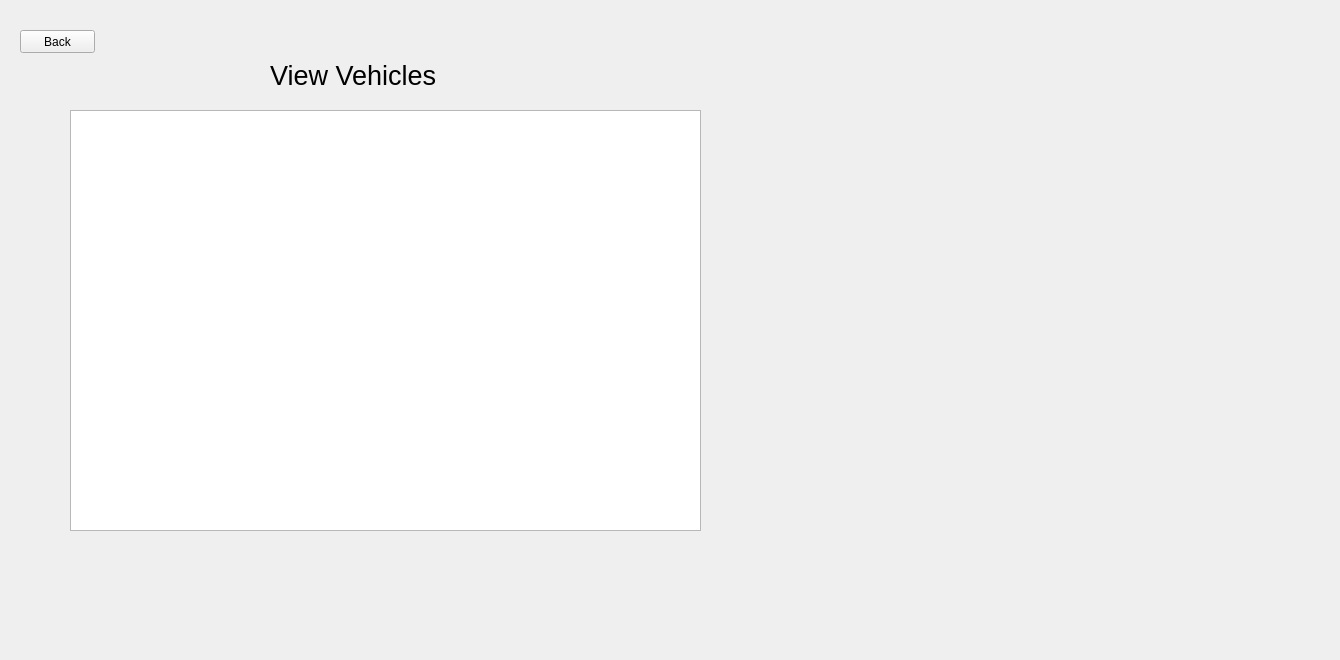
    <widget class="QWidget" name="Viewownvehi">
     <widget class="QTableWidget" name="tableWidget">
      <property name="geometry">
       <rect>
        <x>70</x>
        <y>110</y>
        <width>631</width>
        <height>421</height>
       </rect>
      </property>
      <property name="styleSheet">
       <string notr="true"/>
      </property>
     </widget>
     <widget class="QLabel" name="label_37">
      <property name="geometry">
       <rect>
        <x>0</x>
        <y>-30</y>
        <width>1331</width>
        <height>651</height>
       </rect>
      </property>
      <property name="styleSheet">
       <string notr="true"/>
      </property>
      <property name="text">
       <string/>
      </property>
     </widget>
     <widget class="QLabel" name="label_36">
      <property name="geometry">
       <rect>
        <x>270</x>
        <y>60</y>
        <width>341</width>
        <height>31</height>
       </rect>
      </property>
      <property name="font">
       <font>
        <family>MS Shell Dlg 2</family>
        <pointsize>20</pointsize>
       </font>
      </property>
      <property name="styleSheet">
       <string notr="true">color: rgb(0, 0, 0);
</string>
      </property>
      <property name="text">
       <string>View Vehicles</string>
      </property>
     </widget>
     <widget class="QPushButton" name="backviewvehtologin">
      <property name="geometry">
       <rect>
        <x>20</x>
        <y>30</y>
        <width>75</width>
        <height>23</height>
       </rect>
      </property>
      <property name="text">
       <string>Back</string>
      </property>
     </widget>
     <zorder>label_37</zorder>
     <zorder>tableWidget</zorder>
     <zorder>label_36</zorder>
     <zorder>backviewvehtologin</zorder>
    </widget>
